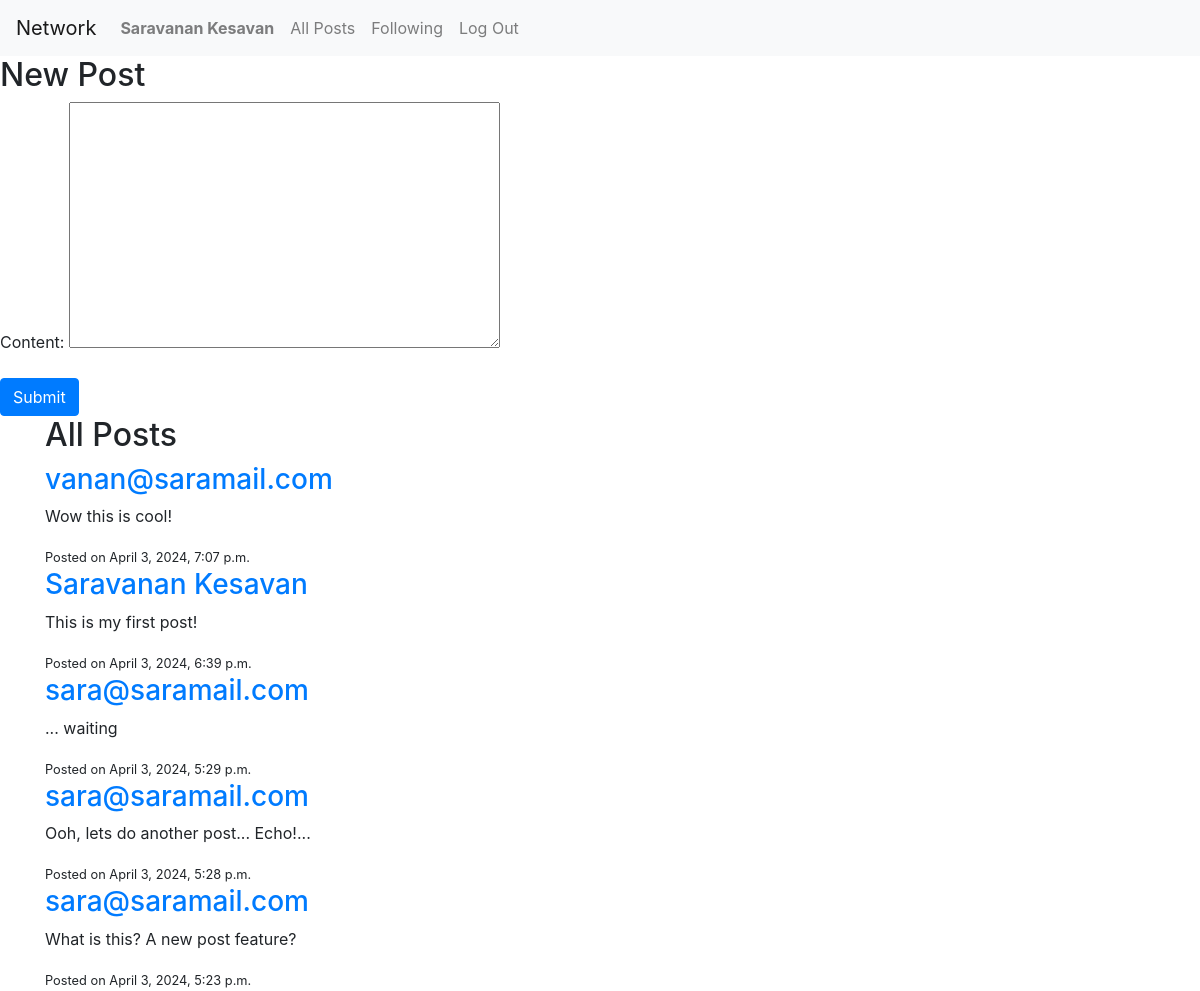
/ (signed in), run on an earlier commit of the app's database.
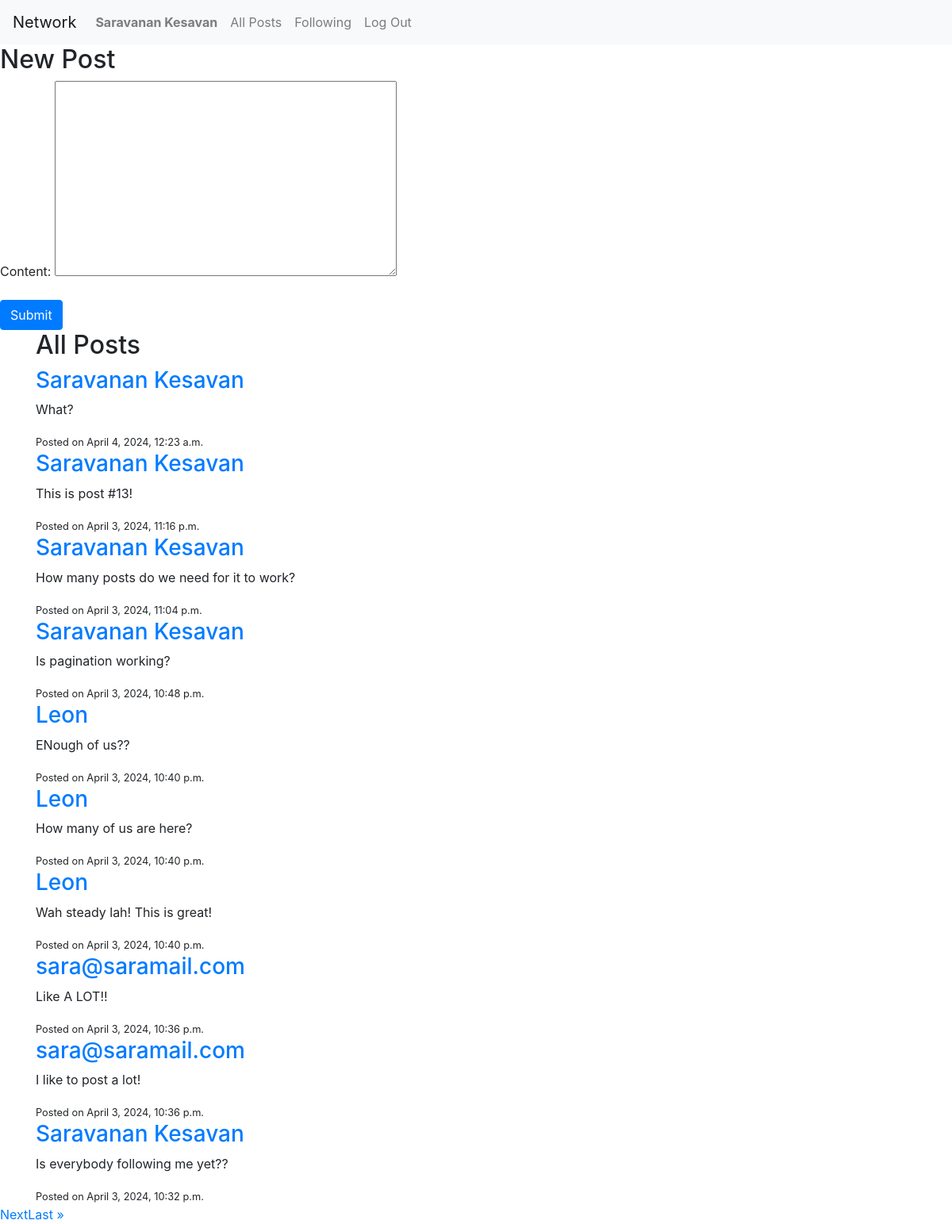
And on a later commit of the database.
### network/models.py (models this page shows, shortened)
class Post(models.Model):
    content = models.TextField()
    creator = models.ForeignKey(User, on_delete=models.CASCADE, related_name="posts")
    timestamp = models.DateTimeField(auto_now_add=True)
    likes = models.ManyToManyField(User, related_name="liked_posts", blank=True)

class User(AbstractUser):
    followers = models.ManyToManyField('self', symmetrical=False, related_name='following', blank=True)

### network/views.py (the view)
# urls.py: path("", views.index, name="index"),
@login_required
def index(request):
    if request.method == "POST":
        form = NewPostForm(request.POST)
        if form.is_valid():
            post = form.save(commit=False)
            post.creator = request.user
            post.save()
            return redirect('index')
    else:
        form = NewPostForm()
    posts_list = Post.objects.all().order_by('-timestamp')
    paginator = Paginator(posts_list, 10)  # Show 10 posts per page
    page_number = request.GET.get('page')
    posts = paginator.get_page(page_number)
    return render(request, "network/index.html", {'form': form, 'posts': posts})

### network/forms.py
class NewPostForm(forms.ModelForm):
    class Meta:
        model = Post
        fields = ['content']

### network/templates/network/index.html (shortened to what this page needs)
{% extends "network/layout.html" %}
{% block body %}
    {% if user.is_authenticated %}
    <div class="new-post-form">
        <h2>New Post</h2>
        <form method="post">
            {{ form.as_p }}
            <button type="submit" class="btn btn-primary">Submit</button>
        </form>
    </div>
    <div class="container">
        <h2>All Posts</h2>
        {% for post in posts %}
            <div class="post">
                <h3><a href="{% url 'profile' username=post.creator.username %}">{{ post.creator.username }}</a></h3>
                <p>{{ post.content }}</p>
                <small>Posted on {{ post.timestamp }}</small>
            </div>
        {% endfor %}
    </div>
    <div class="pagination">
        {% if posts.has_next %}
            <a href="?page={{ posts.next_page_number }}">Next</a>
            <a href="?page={{ posts.paginator.num_pages }}">Last &raquo;</a>
        {% endif %}
    </div>
    {% endif %}
{% endblock %}

What changed in the data, as far as the page shows it:
no longer on this page (row unchanged): Post: creator.username "vanan@saramail.com", content "Wow this is cool!", timestamp "April 3, 2024, 7:07 p.m."
no longer on this page (row unchanged): Post: creator.username "Saravanan Kesavan", content "This is my first post!", timestamp "April 3, 2024, 6:39 p.m."
no longer on this page (row unchanged): Post: creator.username "sara@saramail.com", content "... waiting", timestamp "April 3, 2024, 5:29 p.m."
no longer on this page (row unchanged): Post: creator.username "sara@saramail.com", content "Ooh, lets do another post... Echo!...", timestamp "April 3, 2024, 5:28 p.m."
no longer on this page (row unchanged): Post: creator.username "sara@saramail.com", content "What is this? A new post feature?", timestamp "April 3, 2024, 5:23 p.m."
added Post: creator.username "Saravanan Kesavan", content "What?", timestamp "April 4, 2024, 12:23 a.m."
added Post: creator.username "Saravanan Kesavan", content "This is post #13!", timestamp "April 3, 2024, 11:16 p.m."
added Post: creator.username "Saravanan Kesavan", content "How many posts do we need for it to work?", timestamp "April 3, 2024, 11:04 p.m."
added Post: creator.username "Saravanan Kesavan", content "Is pagination working?", timestamp "April 3, 2024, 10:48 p.m."
added Post: creator.username "Leon", content "ENough of us??", timestamp "April 3, 2024, 10:40 p.m."
added Post: creator.username "Leon", content "How many of us are here?", timestamp "April 3, 2024, 10:40 p.m."
added Post: creator.username "Leon", content "Wah steady lah! This is great!", timestamp "April 3, 2024, 10:40 p.m."
added Post: creator.username "sara@saramail.com", content "Like A LOT!!", timestamp "April 3, 2024, 10:36 p.m."
added Post: creator.username "sara@saramail.com", content "I like to post a lot!", timestamp "April 3, 2024, 10:36 p.m."
added Post: creator.username "Saravanan Kesavan", content "Is everybody following me yet??", timestamp "April 3, 2024, 10:32 p.m."
Also different on the page:
text now shown: "Next Last »"
